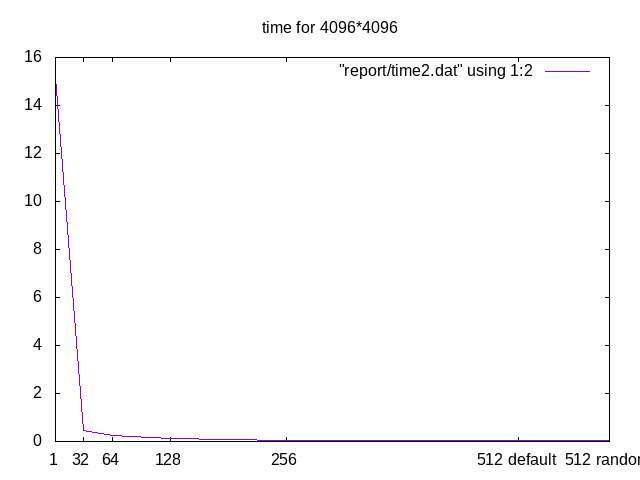

gnuplot code for this plot:
set terminal png
set output "report/time2.png"
set xtics ("1" 1, "32" 32,"64" 64,"128" 128,"256" 256,"512 default" 512,"512 random" 612)
set title "time for 4096*4096"
plot "report/time2.dat" using 1:2 with lines
